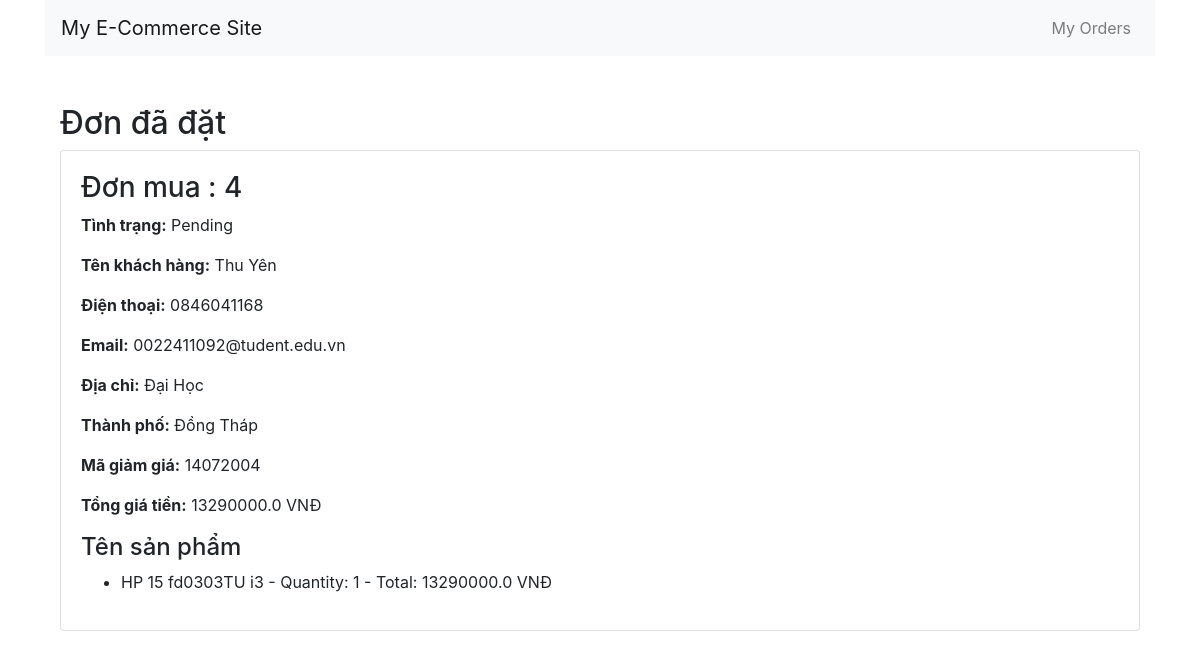
/orders/4/details/ (signed in), run on the app's committed database.
### orders/models.py (models this page shows, shortened)
class Order(models.Model):
    user = models.ForeignKey(settings.AUTH_USER_MODEL,
                             related_name='orders', on_delete=models.CASCADE)
    name = models.CharField(max_length=100, blank=False, null=False)
    phone = models.CharField(max_length=15, blank=False, null=False)
    email = models.EmailField(blank=False, null=False)
    address = models.CharField(max_length=150, blank=False, null=False)
    pin_code = models.CharField(max_length=10)
    city = models.CharField(max_length=50)
    paid = models.BooleanField(default=False)
    created = models.DateTimeField(auto_now_add=True)
    updated = models.DateTimeField(auto_now=True)
    status = models.CharField(
        choices=choices, max_length=10, default='Pending')
    total_price = models.FloatField(null=False, blank=False)
    class Meta:
        ordering = ('-created',)

class OrderItem(models.Model):
    order = models.ForeignKey(
        Order, related_name='items', on_delete=models.CASCADE)
    product = models.ForeignKey(
        Product, related_name='ordered', on_delete=models.CASCADE)
    quantity = models.PositiveIntegerField(default=1)
    total = models.FloatField(null=False, blank=False)

### store/models.py (models this page shows, shortened)
class Product(models.Model):
    category = models.ForeignKey(
        Category, on_delete=models.CASCADE, related_name='products')
    name = models.CharField(max_length=100, null=False, blank=False)
    slug = models.SlugField(unique_for_date='created')
    description = models.TextField(null=False, blank=False)
    price = models.IntegerField(null=False)
    created = models.DateTimeField(auto_now_add=True)
    updated = models.DateTimeField(auto_now=True)
    image = models.ImageField(upload_to='media/products/%Y/%m/%d/', blank=True)
    availibility = models.BooleanField(null=False, default=True)
    class Meta:
        indexes = [
            Index(fields=['id']),  # Đánh index trên cột `id`
            Index(fields=['slug']),  # Đánh index trên cột `slug`
        ]
        ordering = ['-created']

### orders/views.py (the view)
# urls.py: path('<int:id>/details/', views.OrderDetail.as_view(), name='details'),  # Thêm dòng này
class OrderDetail(LoginRequiredMixin, generic.DetailView):
    model = Order
    template_name = 'orders/order_detail.html'
    context_object_name = 'order'
    def get_object(self, queryset=None):
        order = get_object_or_404(Order, id=self.kwargs['id'], user=self.request.user)
        return order

### cart/cart.py (called while the page is built)
def cart_preprocessor(request):
    return {'cart': Cart(request)}

### orders/templates/orders/order_detail.html
{% extends 'orders/base_generic.html' %}
{% block content %}
<div class="container mt-5">
    <h2>Đơn đã đặt</h2>
    <div class="card">
        <div class="card-body">
            <h3>Đơn mua : {{ order.id }}</h3>
            <p><strong>Tình trạng:</strong> {{ order.status }}</p>
            <p><strong>Tên khách hàng:</strong> {{ order.name }}</p>
            <p><strong>Điện thoại:</strong> {{ order.phone }}</p>
            <p><strong>Email:</strong> {{ order.email }}</p>
            <p><strong>Địa chỉ:</strong> {{ order.address }}</p>
            <p><strong>Thành phố:</strong> {{ order.city }}</p>
            <p><strong>Mã giảm giá:</strong> {{ order.pin_code }}</p>
            <p><strong>Tổng giá tiền:</strong> {{ order.total_price }} VNĐ</p>
            <h4>Tên sản phẩm</h4>
            <ul>
                {% for item in order.items.all %}
                <li>{{ item.product.name }} - Quantity: {{ item.quantity }} - Total: {{ item.total }} VNĐ</li>
                {% empty %}
                <li>No items in this order.</li>
                {% endfor %}
            </ul>
        </div>
    </div>
</div>
{% endblock %}

### data on the page
Order: id "4", status "Pending", name "Thu Yên", phone "0846041168", email "0022411092@tudent.edu.vn", address "Đại Học", city "Đồng Tháp", pin_code "14072004", total_price "13290000.0"
OrderItem: product.name "HP 15 fd0303TU i3", quantity "1", total "13290000.0"
